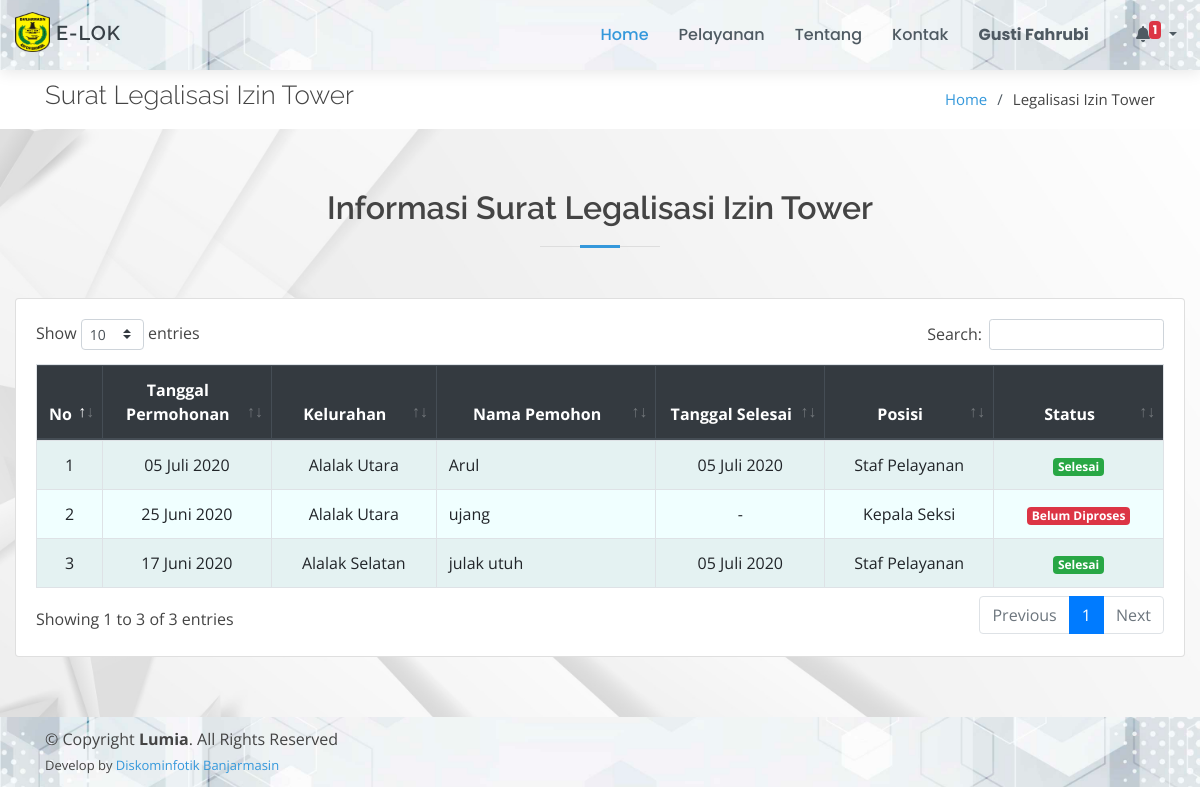
Screenshot of /page/legalisasi-izin-tower/index.php (signed in) with the database file from the repository.
### tables this page shows
CREATE TABLE `legalisasi_izin_tower` (
  `id_izin_tower` int(11) NOT NULL,
  `tgl_permohonan` date NOT NULL,
  `kelurahan` varchar(50) NOT NULL,
  `nama_pemohon` varchar(50) NOT NULL,
  `alamat_pemohon` text NOT NULL,
  `nama_perusahaan` text NOT NULL,
  `alamat_perusahaan` text NOT NULL,
  `lokasi_tower` text NOT NULL,
  `keterangan` text,
  `tgl_selesai` date DEFAULT NULL,
  `id_posisi` int(11) NOT NULL,
  `status` varchar(30) NOT NULL
);

CREATE TABLE `posisi_berkas` (
  `id_posisi` int(11) NOT NULL,
  `posisi` text NOT NULL
);

### config/config.php (called while the page is built, shortened)
<?php
function base_url($url = null)
{
	$base_url = "http://localhost/layanan-kecamatan";
	if ($url != null) {
		return $base_url . "/" . $url;
	} else {
		return $base_url;
	}
}
$no = 1;

### config/bulan.php (called while the page is built, shortened)
<?php
$bln = array(
    '01' => 'Januari',
    '02' => 'Februari',
    '03' => 'Maret',
    '04' => 'April',
    '05' => 'Mei',
    '06' => 'Juni',
    '07' => 'Juli',
    '08' => 'Agustus',
    '09' => 'September',
    '10' => 'Oktober',
    '11' => 'November',
    '12' => 'Desember'
);

### page/legalisasi-izin-tower/index.php (the view, shortened to what this page needs)
<!DOCTYPE html>
<html lang="en">
<?php
include_once "../../config/config.php";
include_once "../../config/bulan.php";
include_once "../../template/ui/head.php";
?>
<body>
    <?php include_once "../../template/ui/header.php"; ?>
    <main id="main">
        <section id="breadcrumbs" class="breadcrumbs">
            <div class="container">
                <div class="d-flex justify-content-between align-items-center">
                    <h2>Surat Legalisasi Izin Tower</h2>
                    <ol>
                        <li><a href="<?= base_url(); ?>">Home</a></li>
                        <li>Legalisasi Izin Tower</li>
                    </ol>
                </div>
            </div>
        </section>
        <section id="services" class="services graform">
            <div class="container-fluid">
                <div class="section-title">
                    <h2>Informasi Surat Legalisasi Izin Tower</h2>
                </div>
                <div class="row">
                    <div class="col-md-12">
                        <div class="card">
                            <div class="card-body">
                                <div class="table-responsive">
                                    <table class="table table-bordered table-striped" id="example1">
                                        <thead class="thead-dark">
                                            <tr align="center">
                                                <th>No</th>
                                                <th>Tanggal Permohonan</th>
                                                <th>Kelurahan</th>
                                                <th>Nama Pemohon</th>
                                                <th>Tanggal Selesai</th>
                                                <th>Posisi</th>
                                                <th>Status</th>
                                            </tr>
                                        </thead>
                                        <tbody style="background-color: azure">
                                            <?php
                                            $data = $koneksi->query("SELECT * FROM legalisasi_izin_tower ORDER BY id_izin_tower DESC");
                                            foreach ($data as $row) {
                                                $po = $koneksi->query("SELECT * FROM posisi_berkas WHERE id_posisi = '$row[id_posisi]'")->fetch_array();
                                            ?>
                                                <tr align="center">
                                                    <td width="5%"><?= $no++; ?></td>
                                                    <td width="15%">
                                                        <?=
                                                            date('d', strtotime($row['tgl_permohonan'])) . " " .
                                                                $bln[date('m', strtotime($row['tgl_permohonan']))] . " " .
                                                                date('Y', strtotime($row['tgl_permohonan']));
                                                        ?>
                                                    </td>
                                                    <td><?= $row['kelurahan'] ?></td>
                                                    <td align="left"><?= $row['nama_pemohon'] ?></td>
                                                    <td width="15%">
                                                        <?php
                                                        if ($row['tgl_selesai']) {
                                                            echo
                                                                date('d', strtotime($row['tgl_selesai'])) . " " .
                                                                    $bln[date('m', strtotime($row['tgl_selesai']))] . " " .
                                                                    date('Y', strtotime($row['tgl_selesai']));
                                                        } else {
                                                            echo "-";
                                                        }
                                                        ?>
                                                    </td>
                                                    <td width="15%"><?= $po['posisi'] ?></td>
                                                    <td width="15%">
                                                        <?php
                                                        if ($row['status'] == "Belum Diproses") {
                                                            echo "<span class='badge badge-danger'>" . $row['status'] . "</span>";
                                                        } elseif ($row['status'] == "Dalam Proses") {
                                                            echo "<span class='badge badge-warning'>" . $row['status'] . "</span>";
                                                        } else {
                                                            echo "<span class='badge badge-success'>" . $row['status'] . "</span>";
                                                        }
                                                        ?>
                                                    </td>
                                                </tr>
                                            <?php } ?>
                                        </tbody>
                                    </table>
                                </div>
                            </div>
                        </div>
                    </div>
                </div>
            </div>
        </section>
    </main>
    <?php include_once "../../template/ui/footer.php"; ?>
</body>
</html>

### assets/ui/assets/css/style.css (style rules this page uses)
body { font-family: "Open Sans", sans-serif; color: #444444; }
a { color: #3498db; }
h1, h2, h3, h4, h5, h6 { font-family: "Raleway", sans-serif; }
section { padding: 60px 0; }
.section-title { text-align: center; padding-bottom: 30px; }
.section-title h2 { font-size: 32px; font-weight: 600; margin-bottom: 20px; padding-bottom: 20px; position: relative; }
.section-title h2::before { content: ''; position: absolute; display: block; width: 120px; height: 1px; background: #ddd; bottom: 1px; left: calc(50% - 60px); }
.section-title h2::after { content: ''; position: absolute; display: block; width: 40px; height: 3px; background: #3498db; bottom: 0; left: calc(50% - 20px); }
.breadcrumbs { padding: 10px 0; margin-top: 70px; background-color: #fff; }
.breadcrumbs h2 { font-size: 26px; font-weight: 300; }
.breadcrumbs ol { display: flex; flex-wrap: wrap; list-style: none; padding: 0; margin: 0; font-size: 15px; }
.breadcrumbs ol li+li { padding-left: 10px; }
.breadcrumbs ol li+li::before { display: inline-block; padding-right: 10px; color: #4f5a62; content: "/"; }
.graform { background: url('../../../bg-cover/putih2.jpg') center center no-repeat; background-size: cover; position: relative; }

### rows the page displays
legalisasi_izin_tower: tgl_permohonan "05", tgl_permohonan "Juli", tgl_permohonan "2020", kelurahan "Alalak Utara", nama_pemohon "Arul", tgl_selesai "05", tgl_selesai "Juli", tgl_selesai "2020", id_posisi.posisi "Staf Pelayanan", status "Selesai"
legalisasi_izin_tower: tgl_permohonan "25", tgl_permohonan "Juni", tgl_permohonan "2020", kelurahan "Alalak Utara", nama_pemohon "ujang", id_posisi.posisi "Kepala Seksi", status "Belum Diproses"
legalisasi_izin_tower: tgl_permohonan "17", tgl_permohonan "Juni", tgl_permohonan "2020", kelurahan "Alalak Selatan", nama_pemohon "julak utuh", tgl_selesai "05", tgl_selesai "Juli", tgl_selesai "2020", id_posisi.posisi "Staf Pelayanan", status "Selesai"

### other values shown
$_SESSION['nama'] "Gusti Fahrubi"
$jmltotal "1"
